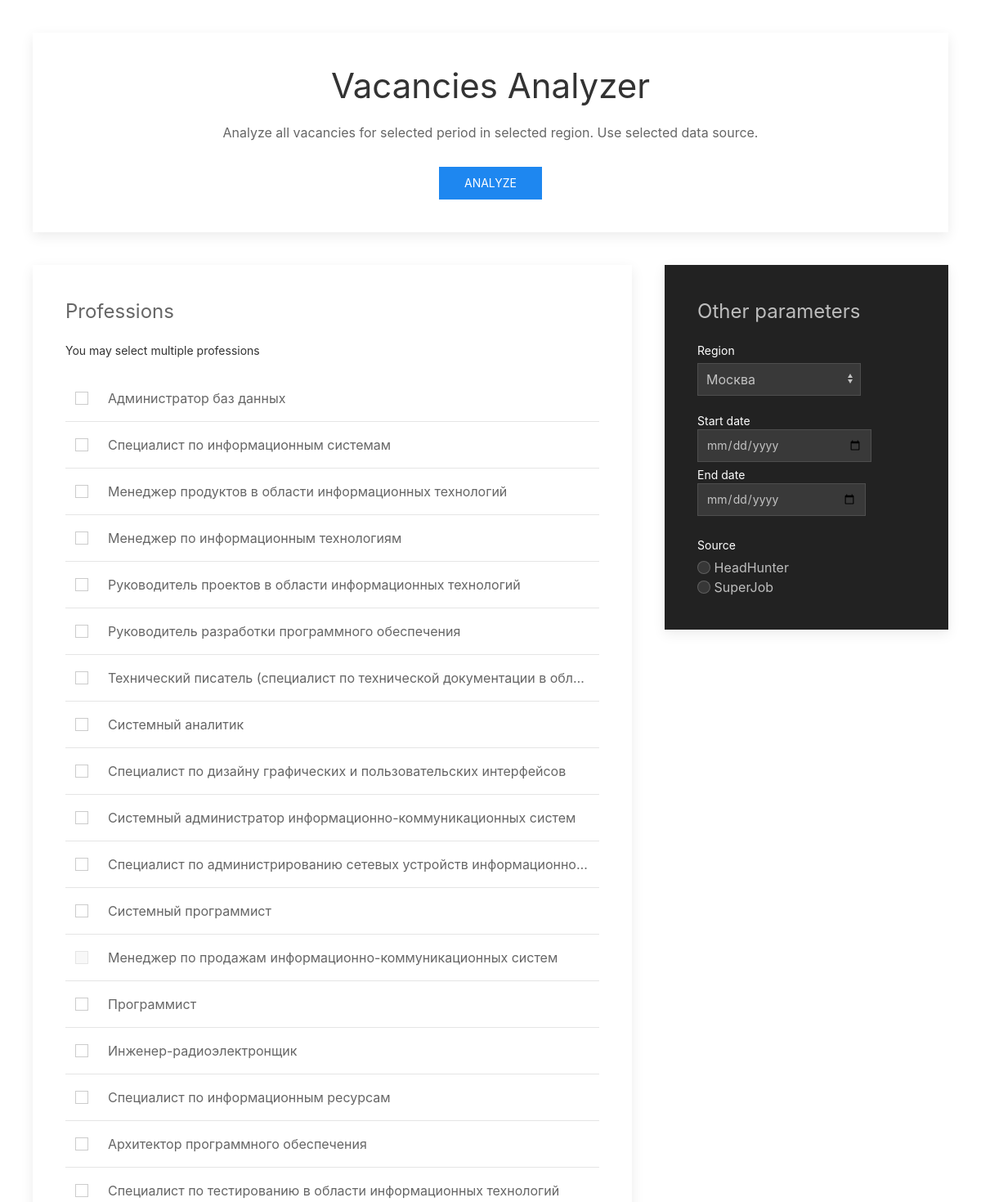
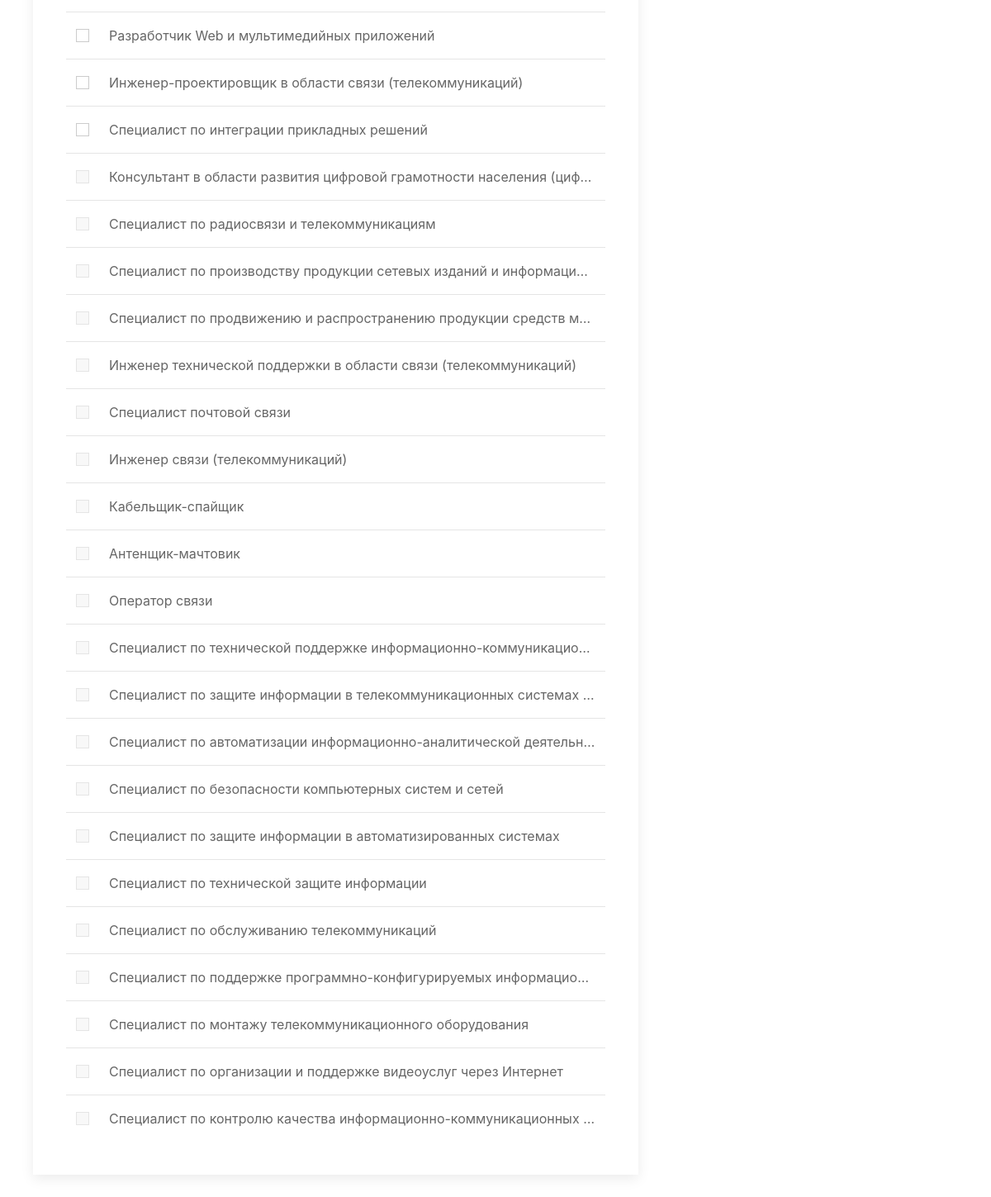
The page / on the database its author committed (2 pictures, top to bottom).
### models.py (models this page shows, shortened)
class Profstandard(db.Model):
    id = db.Column(db.Integer, primary_key=True)
    code = db.Column(db.Float, unique=True)
    name = db.Column(db.String(128), index=True, unique=True)
    is_support = db.Column(db.Boolean)
    vacancies = db.relationship('ClassifiedVacancy', backref ='profstandard', lazy ='dynamic')

class Source(db.Model):
    id = db.Column(db.Integer, primary_key=True)
    name = db.Column(db.String(64), index=True, unique=True)
    is_support = db.Column(db.Boolean)
    vacancies = db.relationship('Vacancy', backref ='source', lazy ='dynamic')

### app.py (the view)
@app.route('/')
def home():
    professions = Profstandard.query.all()
    regions = Region.query.all()
    sources = Source.query.all()
    return render_template('index.html', title='home', professions=professions, regions=regions, sources=sources)

### app.py (called while the page is built)
@app.after_request
def add_header(response):
    response.headers['X-UA-Compatible'] = 'IE=Edge,chrome=1'
    response.headers['Cache-Control'] = 'public, max-age=0'
    return response

### templates/index.html (shortened to what this page needs)
<!DOCTYPE html>
<html lang="en">
<head>
    <link rel="stylesheet" href="../static/css/uikit.min.css" />
</head>
<body>
<form action="/search" method="get" class="uk-form-stacked">
    <div class="uk-padding">
        <div class="uk-card uk-card-default uk-card-body">
            <h1 class="uk-text-center">Vacancies Analyzer</h1>
            <p class="uk-text-center">Analyze all vacancies for selected period in selected region. Use selected data source.</p>
            <button class="uk-button uk-button-primary uk-align-center" type="submit">Analyze</button>
        </div>
    </div>
    <div class="uk-padding uk-padding-remove-top">
        <div class="uk-child-width-expand@s" uk-grid>
            <div class="uk-width-2-3@m">
                <div class="uk-card uk-card-default uk-card-body">
                    <legend class="uk-legend">Professions</legend>
                    <div class="uk-margin">
                        <div class="uk-form-label">You may select multiple professions</div>
                        <div class="uk-form-controls uk-list uk-margin-top">
                            <div class="uk-overflow-auto">
                                <table class="uk-table uk-table-middle uk-table-divider">
                                    <tbody>
                                        {% for profession in professions %}
                                            <tr>
                                                <td class="uk-table-shrink">
                                                    <input class="uk-checkbox"
                                                            {% if profession.is_support == False %}
                                                           disabled
                                                            {% endif %}
                                                           type="checkbox" value="{{ profession.id }}" name="prof">
                                                </td>
                                                <td class="uk-text-truncate uk-table-expand">{{ profession.name }}</td>
                                            </tr>
                                        {% endfor %}
                                    </tbody>
                                </table>
                            </div>
                        </div>
                    </div>
                </div>
            </div>
            <div>
                <div class="uk-card uk-card-secondary uk-card-body">
                    <legend class="uk-legend">Other parameters</legend>
                    <div class="uk-margin">
                        <label class="uk-form-label" for="form-stacked_select">Region</label>
                        <div class="uk-form-controls">
                            <select name="region" class="uk-select uk-form-width-medium" id="form-stacked_select">
                                {% for region in regions %}
                                    <option value="{{ region.id }}">{{ region.name }}</option>
                                {% endfor %}
                            </select>
                        </div>
                    </div>
                    <div class="uk-margin uk-grid-small uk-child-width-auto uk-grid">
                        <label class="uk-form-label">Start date<input type="date" name="sdate" class="uk-input"/></label>
                        <label class="uk-form-label">End date<input type="date" name="edate" class="uk-input"/></label>
                    </div>
                    <div class="uk-margin">
                        <div class="uk-form-label">Source</div>
                        <div class="uk-form-controls">
                            {% for source in sources %}
                                <label><input class="uk-radio"
                                        {% if source.is_support == False %}
                                              disabled
                                        {% endif %}
                                              type="radio" value="{{ source.id }}" name="source"> {{ source.name }}</label><br>
                            {% endfor %}
                        </div>
                    </div>
                </div>
            </div>
        </div>
    </div>
</form>
</body>
</html>

### rows shown on the page
Profstandard: name "Администратор баз данных"
Profstandard: name "Специалист по информационным системам"
Profstandard: name "Менеджер продуктов в области информационных технологий"
Profstandard: name "Менеджер по информационным технологиям"
Profstandard: name "Руководитель проектов в области информационных технологий"
Profstandard: name "Руководитель разработки программного обеспечения"
Profstandard: name "Технический писатель (специалист по технической документации в обл…"
Profstandard: name "Системный аналитик"
Profstandard: name "Специалист по дизайну графических и пользовательских интерфейсов"
Profstandard: name "Системный администратор информационно-коммуникационных систем"
Profstandard: name "Специалист по администрированию сетевых устройств информационно…"
Profstandard: name "Системный программист"
Profstandard: name "Менеджер по продажам информационно-коммуникационных систем"
Profstandard: name "Программист"
Profstandard: name "Инженер-радиоэлектронщик"
Profstandard: name "Специалист по информационным ресурсам"
Profstandard: name "Архитектор программного обеспечения"
Profstandard: name "Специалист по тестированию в области информационных технологий"
Profstandard: name "Разработчик Web и мультимедийных приложений"
Profstandard: name "Инженер-проектировщик в области связи (телекоммуникаций)"
Profstandard: name "Специалист по интеграции прикладных решений"
Profstandard: name "Консультант в области развития цифровой грамотности населения (циф…"
Profstandard: name "Специалист по радиосвязи и телекоммуникациям"
Profstandard: name "Специалист по производству продукции сетевых изданий и информаци…"
Profstandard: name "Специалист по продвижению и распространению продукции средств м…"
Profstandard: name "Инженер технической поддержки в области связи (телекоммуникаций)"
Profstandard: name "Специалист почтовой связи"
Profstandard: name "Инженер связи (телекоммуникаций)"
Profstandard: name "Кабельщик-спайщик"
Profstandard: name "Антенщик-мачтовик"
Profstandard: name "Оператор связи"
Profstandard: name "Специалист по технической поддержке информационно-коммуникацио…"
Profstandard: name "Специалист по защите информации в телекоммуникационных системах…"
Profstandard: name "Специалист по автоматизации информационно-аналитической деятельн…"
Profstandard: name "Специалист по безопасности компьютерных систем и сетей"
Profstandard: name "Специалист по защите информации в автоматизированных системах"
Profstandard: name "Специалист по технической защите информации"
Profstandard: name "Специалист по обслуживанию телекоммуникаций"
Profstandard: name "Специалист по поддержке программно-конфигурируемых информацио…"
Profstandard: name "Специалист по монтажу телекоммуникационного оборудования"
Profstandard: name "Специалист по организации и поддержке видеоуслуг через Интернет"
Profstandard: name "Специалист по контролю качества информационно-коммуникационных…"
Source: is_support "☐ HeadHunter", name "HeadHunter"
Source: is_support "☐ SuperJob", name "SuperJob"

### other values the page prints
form field region "Москва"
